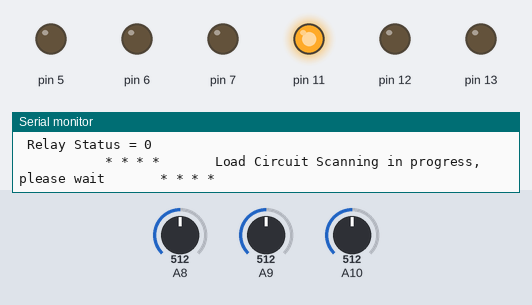
Recording of a sketch running on a simulated Arduino Mega 2560, built with avr-gcc and run on an emulated ATmega2560. On the bench: output pins drawn as LEDs (lit = HIGH), the last lines printed to the serial monitor. Dashed ring = blinking. Inputs (shaded band) come from the test bench; at power-on: A8 = 512, A9 = 512, A10 = 512.

Above: at 1.2 s.
1.3 s: A8 set to 521
At 1.91 s:
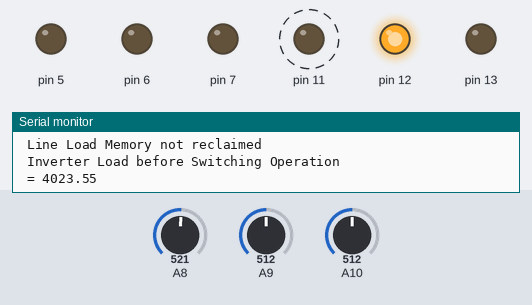
At 3.12 s:
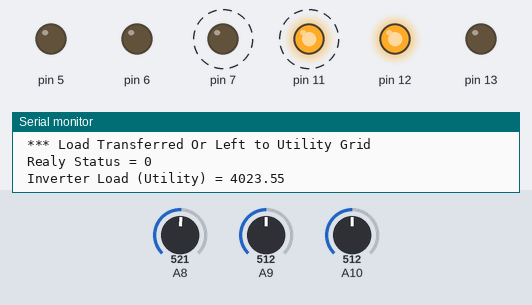
4.3 s: A9 set to 593
7.3 s: A9 set to 628
10.3 s: A8 set to 511
At 12.9 s:
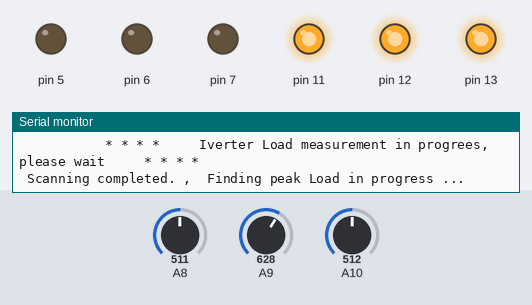
Timing chart, 0 to 14.3 s (numbered marks = the images above; inputs shaded):
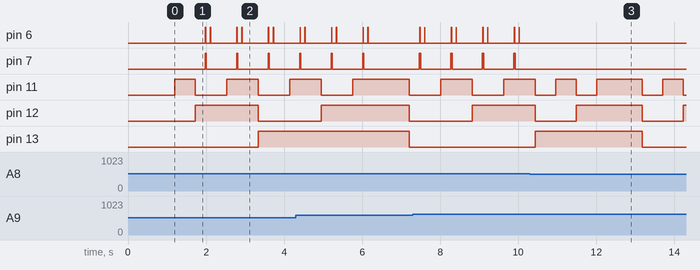

The sketch:

Code_100_006.ino
```cpp
 #include <EEPROM.h>
 #include <stdlib.h>

        float LineLoad [8] , UtilityLoad =0.00, InverterLoad = 0.00 ;
        float ICC = 0.00 ; // Inverter Captive Capacity
        float IFC = 6000.00 ; // Inverter Full Load Capacity
        int cycle=0, line; bool relay_status [8] ;

     float ScanLineLoad (int line) ;
     float ScanInverterLoad () ;
     void TransferInInverterBus (int line) ;
     void TransferInUtilityBus (int line) ;


  void setup() {
  Serial.begin(9600);
        pinMode(A8, INPUT); pinMode(5, OUTPUT); digitalWrite(5, LOW); pinMode(11, OUTPUT); digitalWrite(11, LOW);
        pinMode(A9, INPUT); pinMode(6, OUTPUT); digitalWrite(6, LOW); pinMode(12, OUTPUT); digitalWrite(12, LOW);
        pinMode(A10, INPUT); pinMode(7, OUTPUT); digitalWrite(7, LOW); pinMode(13, OUTPUT); digitalWrite(13, LOW);

     }
                                                     // END of SETUP//
                                                     // Main Function Starts //

          void loop ()  {

                     Serial.println (); Serial.print (" Operating Cycle = "); Serial.println (cycle);
                     Serial.println (); Serial.println (); Serial.println ();
                        UtilityLoad = ScanUtilityLoad () ;
                        InverterLoad = ScanInverterLoad () ;

                for (line = 0; line < 8 ; line++) {

                        LineLoad [line] = ScanLineLoad (line);
                        Serial.print (" Inverter Load before Switching Operation                     = "); Serial.println ( InverterLoad );
                        ICC = ( (IFC - ( InverterLoad + LineLoad [line] ))/ IFC ) * 100.00 ;
                        Serial.print (" Projected Inverter Captive Capacity for next line Switching  = "); Serial.print ( ICC ); Serial.println ("%");
                        Serial.println ();
                        if (ICC >=5.00 && LineLoad[line]>10 && !relay_status [line] ) TransferInInverterBus (line);
                        if  ( LineLoad[line]<=50 && relay_status [line] ) TransferInUtilityBus (line) ;
                       // InverterLoad = ScanInverterLoad () ;
                        Serial.print (" Inverter Running Load (VA) after Switching Operation          = "); Serial.println ( InverterLoad );
                        ICC = ((IFC -  InverterLoad )/ IFC ) * 100.00 ;
                        Serial.print (" Inverter Captive Capacity after switching Operation           = "); Serial.print (ICC, 2); Serial.println ("%");
                        Serial.print (" Relay Status = "); Serial.println ( relay_status [line] );
                    cycle++;
                }
                   Serial.println () ; Serial.println () ;
                  // Serial.print ("           * * * *        Memory cleaning in progress, please wait             * * * * ");
                  //  for (int i = 0 ; i < EEPROM.length() ; i++) {EEPROM.write(i, NULL); }
          }

// Function Definition Area //

                float ScanLineLoad (int line) { // Start of ScanLineLoad () Function //

                    float sample [100] ;

                   // sample = (float*)malloc(sizeof(float) * 100);
                    Serial.println ();
                    Serial.println ("           * * * *       Load Circuit Scanning in progress, please wait       * * * * ");
                    Serial.println ();
                    digitalWrite (11, line & 0x01);
                    digitalWrite(12, (line & 0x02) >> 1);
                    digitalWrite(13, (line & 0x04) >> 2); // Line selection
                    delay (10) ;
                    Serial.print (" Load Circuit No #  ");  Serial.print (line);
                    for (int i=0; i<100; i++) { sample [i]   = analogRead(A8) ;}
                    Serial.print (", Scanning completed. ");
                  //  Serial.println (" Values Printing in progress ... ");

                      for (int i=0; i<100; i++) {             // sort in ascending order
                        sample [i]   = abs (( sample [i] * (5.00/1023.00))-2.50075 ) * 808.00 ;
                    //  Serial.print (" Line  =  "); Serial.print (line); Serial.print (",  Sample no  =   ");  Serial.print (i);
                    //  Serial.print (",  Line Load (VA) =   ");  Serial.println ( Line_sample [line] [i] );
                      }
                    //   Serial.println (" Line Samples Printing complete, Finds the Peak Value ... ");
                    for (int i=1; i<100; i++) {
                    //  Line_sample [i]   = abs ((( Line_sample [i] * 5.00/1023.00)-2.50075 ) * 808.00) ;
                        if (sample  [0] < sample [i]) {
                          sample [0] = sample [i];

                         }
                    }

                       if (sample [0] > LineLoad [line]) {
                         LineLoad [line] = sample [0] ;
                       }

                      LineLoad [line] = sample [0] ;
                      if ( LineLoad [line] <= 10.00 )  LineLoad [line] = 0.00 ;
                      Serial.print (",   Load (VA)  = ");  Serial.println (LineLoad [line] );
                    //  free (sample) ;
                     // sample =NULL ;
                      if (sample !=NULL) Serial.println(" Line Load Memory not reclaimed") ;
        return ( LineLoad [line] )  ;
      }


                                          /**********************/

      float ScanUtilityLoad () {  // Start of ScanInverterLoad () Function //

              float sample [200] ;
              Serial.println ();
              Serial.println ("           * * * *       Utility Load Scanning in progress, please wait       * * * * ");
              Serial.println ();
                delay (10) ;
                for (int i=0 ; i<200; i++) { sample [i] = analogRead(A10) ; } // reads line load at Pin A9
              Serial.print (" Scanning completed ");
            //  Serial.println ("   Samples printing in progress ... ");

               for (int i=0; i<200; i++) { // sort in ascending order
                 sample [i] =  abs ((( sample [i] * (5.00/1023.00))-0.503424) * 2011.00 )  ; // convert sample in VA
              //   Serial.print (" Utility Sample No = "); Serial.print (i);
              //   Serial.print (",  Value = "); Serial.println ( sample [i] );
             }

            //  Serial.println (" Utility Load Samples printing completed. ");
              Serial.println (",   Finding peak Load value in progress ... ");
              for (int i=1; i<=200; i++) { // Finds peak Value and stores in 0 index
                if (sample [0] < sample [i]) {sample [0] = sample [i] ; }
              }
              if ( sample [0]<= 10.00 ) sample [0] = 0.00 ;
              Serial.print (" Utility Peak Load (VA)=  \t"); Serial.println ( sample [0] );
            //  UtilityLoad = sample [0] ;
              free (sample) ;
              if (sample !=NULL) Serial.println(" Utility Load Memory not reclaimed") ;
              return sample [0] ;
            }

                                          /**********************/

      float ScanInverterLoad () {  // Start of ScanInverterLoad () Function //
              float sample [200] ;
              Serial.println ();
              Serial.println ("           * * * *     Iverter Load measurement in progrees, please wait     * * * * ");
              Serial.println ();
                delay (50) ;
                for (int i=0 ; i<200; i++) { sample [i] = analogRead(A9) ; } // reads line load at Pin A9
              Serial.print (" Scanning completed. ");
            //  Serial.println (" Samples printing in progress ... ");

               for (int i=0; i<200; i++) { // sort in ascending order
                 sample [i] =  abs ((( sample [i] * (5.00/1023.00))-0.503424) * 2011.00 )  ; // convert sample in VA
              //   Serial.print (" Inverter Sample No = "); Serial.print (i);
              //   Serial.print (", Value = "); Serial.println ( Inverter_sample [i] );
             }
            //  Serial.println (" Iverter Load sample printing completed. ");
              Serial.println (",  Finding peak Load in progress ... ");
              for (int i=1; i<=200; i++) { // Finds peak Value and stores in 0 index
                if (sample [0] < sample [i]) {sample [0] = sample [i] ; }
              }
              if ( sample [0] <= 10.00 ) sample [0] = 0.00 ;

              Serial.print (" Inverter Peak Load (VA)     = \t"); Serial.println ( sample [0] );
              Serial.print (" Inverter Total Capacity     = \t");  Serial.println (IFC);
              Serial.print (" Inverter Available Capacity = \t"); Serial.println (IFC - sample [0] );
              Serial.print (" Inverter Available Capacity = \t"); Serial.print (((IFC - sample [0]) / IFC ) * 100.00); Serial.println ("%");
              InverterLoad = sample [0] ;
              free (sample) ;
              if (sample !=NULL) Serial.println(" Inverter Load Memory not reclaimed") ;
              return sample [0] ;
            }


  void TransferInInverterBus (int line) {  // Start of TransferToInverterBus () Function //

        digitalWrite (7, HIGH); delay (10); digitalWrite (6, HIGH); delay (10);
        digitalWrite (6, LOW); delay (10); digitalWrite (7, LOW);
        relay_status [line] = HIGH;
        Serial.println (" -- Circuit loaded, Inverter in Capacity, Circuit Transferred to INV Grid ");
        Serial.println ();Serial.println ();
        InverterLoad +=  LineLoad [line] ;
        Serial.print (" Inverter Load (Inverter) = "); Serial.println ( InverterLoad );
        return ;
      } // End of TransferToInverterBus () Function //

  void TransferInUtilityBus (int line) {  // Start of TransferToUtilityBus () Function //
        digitalWrite (7, LOW); delay (10); digitalWrite (6, HIGH); delay (10);
        digitalWrite (6, LOW); delay (10); //digitalWrite (7, LOW);
        relay_status [line] = LOW;
         Serial.println (" *** Inverter Overloaded or Circuit Unloaded  ");
         Serial.println (" *** Load Transferred Or Left to Utility Grid ");
         Serial.print (" Realy Status = "); Serial.println ( relay_status [line] );
         Serial.println ();Serial.println ();
         InverterLoad -=  LineLoad [line] ;
         Serial.print (" Inverter Load (Utility) = "); Serial.println ( InverterLoad );
        return ;
      } // End of TransferToUtilityBus () Function //

                    /*
                   configuaration
                    ****************
                    no of load lines                            =
                    microcontroller supply voltage              =
                    current sensor supply voltage               =
                    Relay coil supply voltage                   =
                    current sensor no load voltage (line)       =
                    Current sensor no load voltage (Bus)        =
                    max current for linearity of voltage (line) =
                    max current for linearity of voltage (Bus)  =
                    peak voltage/ ampere (Bus)                  =
                    peak voltage/ ampere (line)                 =
                    No of voltage samples for Bus               =
                    No of voltage samples for lines             =
                    No of Bit of ADC converter                  =
                  */
```

Measured:
- the behaviour switches between 514 and 515 on A8 (found by bisection; images 0 and 1)
- after the input at 1.3 s, pin 6: LOW → HIGH after 0.68 s, then repeats every 0.81 s: LOW 0.11 s, HIGH 0.01 s, LOW 0.68 s, HIGH 0.01 s; pin 7: alternates HIGH for 0.03 s and LOW for 0.78 s, starting after 0.67 s; pin 11: LOW → HIGH after 1.2 s, → LOW 0.81 s later, → HIGH 0.81 s later; pin 13: LOW → HIGH after 2.0 s instead of 1.5 s
- after the input at 10.3 s, pin 6, pin 7: stops changing and stays LOW
- by itself, pin 12: alternates HIGH for 1.7 s and LOW for 1.0 s
